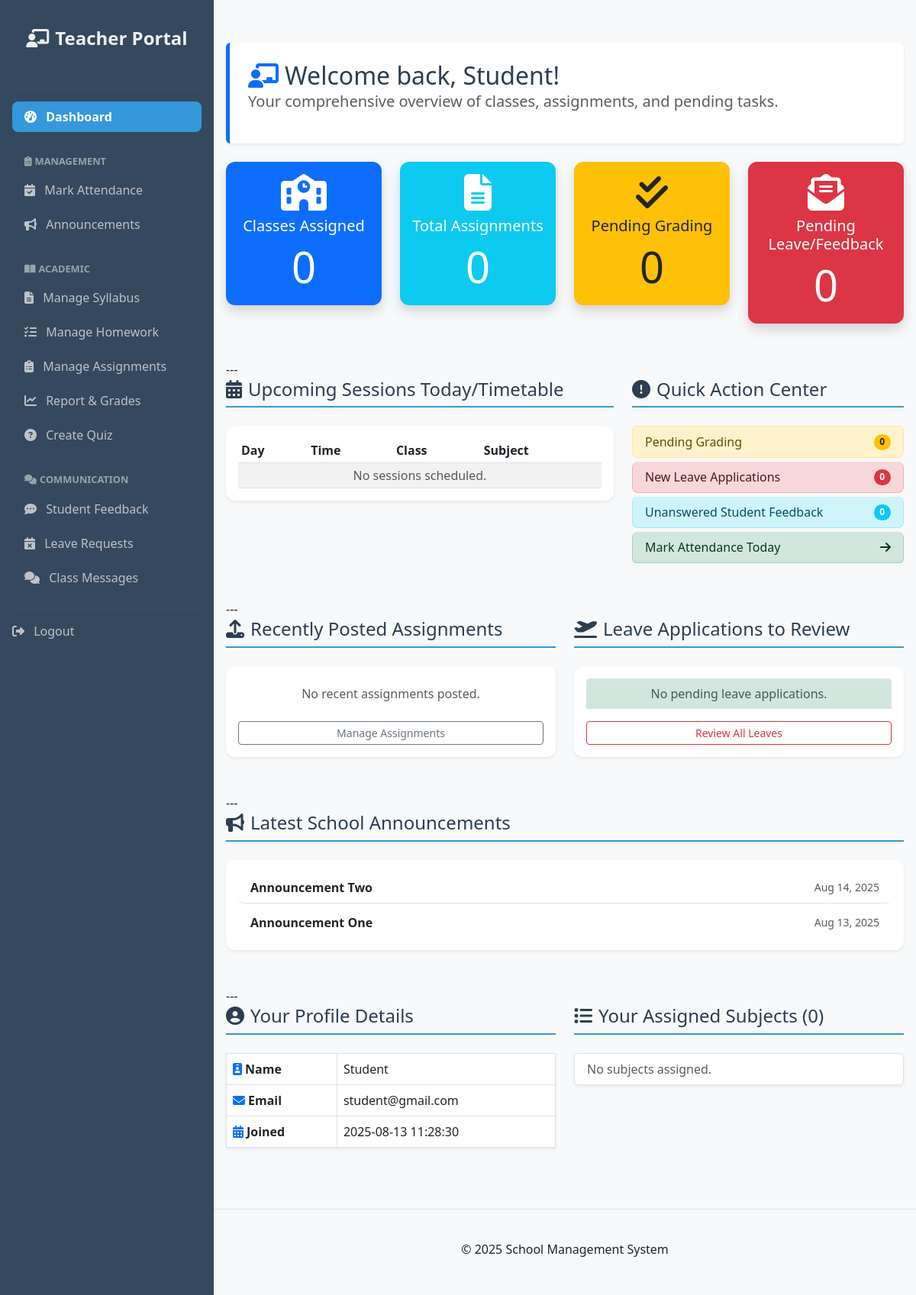
Page /teacher/teacher_dashboard.php (signed in) on the committed database.
### tables this page shows
CREATE TABLE `users` (
  `user_id` int(11) NOT NULL,
  `usertype` enum('Teacher','Student') NOT NULL,
  `first_name` varchar(50) NOT NULL,
  `last_name` varchar(50) NOT NULL,
  `email` varchar(100) NOT NULL,
  `password_hash` varchar(255) NOT NULL,
  `gender` enum('Male','Female','Other') NOT NULL,
  `dob` date NOT NULL,
  `contact_number` varchar(20) DEFAULT NULL,
  `address` text DEFAULT NULL,
  `profile_picture` varchar(255) DEFAULT NULL,
  `class_id` int(11) DEFAULT NULL,
  `created_at` datetime DEFAULT current_timestamp(),
  `updated_at` datetime DEFAULT current_timestamp() ON UPDATE current_timestamp()
);

CREATE TABLE `announcements` (
  `announcement_id` int(11) NOT NULL,
  `title` varchar(255) NOT NULL,
  `description` text NOT NULL,
  `created_at` datetime DEFAULT current_timestamp()
);

### teacher/teacher_dashboard.php (the view, shortened to what this page needs)
<?php
include('../config.php');
$teacher_id = $_SESSION["user_id"];
$sql = "SELECT first_name, email, created_at FROM users WHERE user_id = ?";
$stmt = $conn->prepare($sql);
$stmt->bind_param("i", $teacher_id);
$stmt->execute();
$stmt->bind_result($name, $email, $created_at);
$sqlClasses = "SELECT c.class_id, c.class_name
               FROM classes c
               JOIN timetables t ON c.class_id = t.class_id
               WHERE t.teacher_id = ?
               GROUP BY c.class_id, c.class_name
               ORDER BY c.class_name";
$stmt = $conn->prepare($sqlClasses);
$stmt->bind_param("i", $teacher_id);
$stmt->execute();
$resultClasses = $stmt->get_result();
$classes = $resultClasses->fetch_all(MYSQLI_ASSOC);
$totalClasses = count($classes);
$sqlSubjects = "SELECT s.subject_id, s.subject_name
                 FROM subjects s
                 JOIN timetables t ON s.subject_id = t.subject_id
                 WHERE t.teacher_id = ?
                 GROUP BY s.subject_id, s.subject_name
                 ORDER BY s.subject_name";
$stmt = $conn->prepare($sqlSubjects);
$stmt->bind_param("i", $teacher_id);
$stmt->execute();
$resultSubjects = $stmt->get_result();
$subjects = $resultSubjects->fetch_all(MYSQLI_ASSOC);
$totalSubjects = count($subjects);
$sqlTimetable = "SELECT day_of_week, start_time, end_time, c.class_name, s.subject_name
                 FROM timetables t
                 JOIN classes c ON t.class_id = c.class_id
                 JOIN subjects s ON t.subject_id = s.subject_id
                 WHERE t.teacher_id = ?
                 ORDER BY FIELD(day_of_week, 'Mon','Tue','Wed','Thu','Fri','Sat'), start_time";
$stmt = $conn->prepare($sqlTimetable);
$stmt->bind_param("i", $teacher_id);
$stmt->execute();
$resultTimetable = $stmt->get_result();
$timetable = $resultTimetable->fetch_all(MYSQLI_ASSOC);
$sqlTotalAssignments = "SELECT COUNT(*) AS total_assignments FROM assignments WHERE teacher_id = ?";
$stmt = $conn->prepare($sqlTotalAssignments);
$stmt->bind_param("i", $teacher_id);
$stmt->execute();
$result = $stmt->get_result()->fetch_assoc();
$totalAssignments = $result['total_assignments'];
$sqlPendingSubmissions = "SELECT COUNT(asu.submission_id) AS total_pending
                          FROM assignment_submissions asu
                          JOIN assignments a ON asu.assignment_id = a.assignment_id
                          WHERE a.teacher_id = ? AND asu.grade IS NULL";
$stmt = $conn->prepare($sqlPendingSubmissions);
$stmt->bind_param("i", $teacher_id);
$stmt->execute();
$result = $stmt->get_result()->fetch_assoc();
$totalPendingSubmissions = $result['total_pending'];
$sqlLatestAssignments = "SELECT a.title, a.due_date, c.class_name, s.subject_name
                         FROM assignments a
                         JOIN classes c ON a.class_id = c.class_id
                         JOIN subjects s ON a.subject_id = s.subject_id
                         WHERE a.teacher_id = ?
                         ORDER BY a.created_at DESC
                         LIMIT 5";
$stmt = $conn->prepare($sqlLatestAssignments);
$stmt->bind_param("i", $teacher_id);
$stmt->execute();
$resultLatestAssignments = $stmt->get_result();
$latestAssignments = $resultLatestAssignments->fetch_all(MYSQLI_ASSOC);
$pendingLeave = [];
$sqlUnansweredFeedback = "SELECT COUNT(*) AS total_feedback FROM feedback WHERE reply IS NULL";
$result = $conn->query($sqlUnansweredFeedback)->fetch_assoc();
$totalUnansweredFeedback = $result['total_feedback'];
$sqlLatestAnnouncements = "SELECT title, created_at FROM announcements ORDER BY created_at DESC LIMIT 3";
$resultLatestAnnouncements = $conn->query($sqlLatestAnnouncements);
$latestAnnouncements = $resultLatestAnnouncements->fetch_all(MYSQLI_ASSOC);
?>
<!DOCTYPE html>
<html lang="en">
<head>
    <link href="https://cdn.jsdelivr.net/npm/bootstrap@5.3.0/dist/css/bootstrap.min.css" rel="stylesheet" />
    <link href="https://cdnjs.cloudflare.com/ajax/libs/font-awesome/6.6.0/css/all.min.css" rel="stylesheet" />
</head>
<body>
<nav class="sidebar d-flex flex-column flex-shrink-0">
    <div class="sidebar-brand d-flex align-items-center justify-content-center mb-0">
        <i class="fas fa-chalkboard-teacher me-2"></i>
        <span>Teacher Portal</span>
    </div>
    <div class="p-3">
        <hr class="sidebar-divider">
        <ul class="nav nav-pills flex-column mb-3">
            <li class="nav-item">
                <a class="nav-link active" href="teacher_dashboard.php" aria-current="page">
                    <i class="fas fa-tachometer-alt me-2"></i> Dashboard
                </a>
            </li>
        </ul>
        <div class="section-header">
            <i class="fas fa-clipboard-list me-1"></i>MANAGEMENT
        </div>
        <ul class="nav nav-pills flex-column mb-3">
            <li class="nav-item">
                <a class="nav-link" href="mark_attendance.php">
                    <i class="fas fa-calendar-check me-2"></i> Mark Attendance
                </a>
            </li>
            <li class="nav-item">
                <a class="nav-link" href="announcements.php">
                    <i class="fas fa-bullhorn me-2"></i> Announcements
                </a>
            </li>
        </ul>
        <div class="section-header">
            <i class="fas fa-book-open me-1"></i>ACADEMIC
        </div>
        <ul class="nav nav-pills flex-column mb-3">
            <li class="nav-item">
                <a class="nav-link" href="add_syllabus.php">
                    <i class="fas fa-file-alt me-2"></i> Manage Syllabus
                </a>
            </li>
            <li class="nav-item">
                <a class="nav-link" href="add_homework.php">
                    <i class="fas fa-tasks me-2"></i> Manage Homework
                </a>
            </li>
            <li class="nav-item">
                <a class="nav-link" href="add_assignment.php">
                    <i class="fas fa-clipboard-list me-2"></i> Manage Assignments
                </a>
            </li>
            <li class="nav-item">
                <a class="nav-link" href="add_grades.php">
                    <i class="fas fa-chart-line me-2"></i> Report & Grades
                </a>
            </li>
            <li class="nav-item">
                <a class="nav-link" href="add_quiz.php">
                    <i class="fas fa-question-circle me-2"></i> Create Quiz
                </a>
            </li>
        </ul>
        <div class="section-header">
            <i class="fas fa-comments me-1"></i>COMMUNICATION
        </div>
        <ul class="nav nav-pills flex-column mb-3">
            <li class="nav-item">
                <a class="nav-link" href="teacher_feedback.php">
                    <i class="fas fa-comment-dots me-2"></i> Student Feedback
                </a>
            </li>
            <li class="nav-item">
                <a class="nav-link" href="teacher_leave.php">
                    <i class="fas fa-calendar-times me-2"></i> Leave Requests
                </a>
            </li>
            <li class="nav-item">
                <a class="nav-link" href="class_messages.php">
                    <i class="fas fa-comments me-2"></i> Class Messages
                </a>
            </li>
        </ul>
        <hr class="sidebar-divider">
        <div class="mt-auto">
            <a class="nav-link" href="../logout.php"> <i class="fas fa-sign-out-alt me-2"></i> Logout
            </a>
        </div>
    </div>
</nav>
<div class="container my-4">
    <div class="p-4 mb-4 bg-white rounded shadow-sm border-start border-5 border-primary">
        <h2 class="mb-0 border-0 p-0"><i class="fas fa-chalkboard-teacher me-2 text-primary"></i>Welcome back, <?= htmlspecialchars($name) ?>!</h2>
        <p class="text-muted lead">Your comprehensive overview of classes, assignments, and pending tasks.</p>
    </div>
    <div class="row g-4 mb-5">
        <div class="col-lg-3 col-md-6">
            <div class="card stat-card text-center bg-primary text-white shadow">
                <div class="card-body">
                    <i class="fas fa-school fa-3x mb-2"></i>
                    <h5 class="card-title">Classes Assigned</h5>
                    <p class="display-4 m-0"><?= $totalClasses ?></p>
                </div>
            </div>
        </div>
        <div class="col-lg-3 col-md-6">
            <div class="card stat-card text-center bg-info text-white shadow">
                <div class="card-body">
                    <i class="fas fa-file-alt fa-3x mb-2"></i>
                    <h5 class="card-title">Total Assignments</h5>
                    <p class="display-4 m-0"><?= $totalAssignments ?></p>
                </div>
            </div>
        </div>
        <div class="col-lg-3 col-md-6">
            <div class="card stat-card text-center bg-warning text-dark shadow">
                <div class="card-body">
                    <i class="fas fa-check-double fa-3x mb-2"></i>
                    <h5 class="card-title">Pending Grading</h5>
                    <p class="display-4 m-0"><?= $totalPendingSubmissions ?></p>
                </div>
            </div>
        </div>
        <div class="col-lg-3 col-md-6">
            <div class="card stat-card text-center bg-danger text-white shadow">
                <div class="card-body">
                    <i class="fas fa-envelope-open-text fa-3x mb-2"></i>
                    <h5 class="card-title">Pending Leave/Feedback</h5>
                    <p class="display-4 m-0"><?= count($pendingLeave) + $totalUnansweredFeedback ?></p>
                </div>
            </div>
        </div>
    </div>
    ---
    <div class="row g-4 mb-5">
        <div class="col-lg-7">
            <h4><i class="fas fa-calendar-alt me-2"></i>Upcoming Sessions Today/Timetable</h4>
            <div class="card shadow-sm p-3">
                <table class="table table-sm table-striped mb-0">
                    <thead>
                        <tr>
                            <th>Day</th>
                            <th>Time</th>
                            <th>Class</th>
                            <th>Subject</th>
                        </tr>
                    </thead>
                    <tbody>
                        <?php if (empty($timetable)): ?>
                            <tr><td colspan="4" class="text-muted text-center">No sessions scheduled.</td></tr>
                        <?php endif; ?>
                    </tbody>
                </table>
            </div>
        </div>
        <div class="col-lg-5">
            <h4><i class="fas fa-exclamation-circle me-2"></i>Quick Action Center</h4>
            <div class="list-group">
                <a href="add_assignment.php" class="list-group-item list-group-item-action d-flex justify-content-between align-items-center list-group-item-warning">
                    Pending Grading
                    <span class="badge bg-warning text-dark rounded-pill"><?= $totalPendingSubmissions ?></span>
                </a>
                <a href="teacher_leave.php" class="list-group-item list-group-item-action d-flex justify-content-between align-items-center list-group-item-danger">
                    New Leave Applications
                    <span class="badge bg-danger rounded-pill"><?= count($pendingLeave) ?></span>
                </a>
                <a href="teacher_feedback.php" class="list-group-item list-group-item-action d-flex justify-content-between align-items-center list-group-item-info">
                    Unanswered Student Feedback
                    <span class="badge bg-info rounded-pill"><?= $totalUnansweredFeedback ?></span>
                </a>
                <a href="mark_attendance.php" class="list-group-item list-group-item-action d-flex justify-content-between align-items-center list-group-item-success">
                    Mark Attendance Today
                    <i class="fas fa-arrow-right"></i>
                </a>
            </div>
        </div>
    </div>
    ---
    <div class="row g-4 mb-5">
        <div class="col-md-6">
            <h4><i class="fas fa-upload me-2"></i>Recently Posted Assignments</h4>
            <div class="card shadow-sm p-3">
                <ul class="list-group list-group-flush">
                    <?php if (empty($latestAssignments)): ?>
                        <li class="list-group-item text-muted text-center">No recent assignments posted.</li>
                    <?php endif; ?>
                </ul>
                <a href="add_assignment.php" class="btn btn-outline-secondary btn-sm mt-3">Manage Assignments</a>
            </div>
        </div>
        <div class="col-md-6">
            <h4><i class="fas fa-plane-departure me-2"></i>Leave Applications to Review</h4>
            <div class="card shadow-sm p-3">
                <ul class="list-group list-group-flush">
                    <?php if (empty($pendingLeave)): ?>
                        <li class="list-group-item text-muted text-center list-group-item-success">No pending leave applications.</li>
                    <?php endif; ?>
                </ul>
                <a href="teacher_leave.php" class="btn btn-outline-danger btn-sm mt-3">Review All Leaves</a>
            </div>
        </div>
    </div>
    ---
    <div class="row g-4 mb-5">
        <div class="col-12">
            <h4><i class="fas fa-bullhorn me-2"></i>Latest School Announcements</h4>
            <div class="card shadow-sm p-3">
                <ul class="list-group list-group-flush">
                    <?php foreach ($latestAnnouncements as $announcement): ?>
                        <li class="list-group-item d-flex justify-content-between align-items-center">
                            <strong><?= htmlspecialchars($announcement['title']) ?></strong>
                            <small class="text-muted"><?= htmlspecialchars(date('M d, Y', strtotime($announcement['created_at']))) ?></small>
                        </li>
                    <?php endforeach; ?>
                </ul>
            </div>
        </div>
    </div>
    ---
    <div class="row">
        <div class="col-lg-6">
            <h4><i class="fas fa-user-circle me-2"></i>Your Profile Details</h4>
            <table class="table table-bordered bg-white shadow-sm">
                <tbody>
                    <tr><th><i class="fas fa-id-badge me-1 text-primary"></i>Name</th><td><?= htmlspecialchars($name) ?></td></tr>
                    <tr><th><i class="fas fa-envelope me-1 text-primary"></i>Email</th><td><?= htmlspecialchars($email) ?></td></tr>
                    <tr><th><i class="fas fa-calendar-alt me-1 text-primary"></i>Joined</th><td><?= htmlspecialchars($created_at) ?></td></tr>
                </tbody>
            </table>
        </div>
        <div class="col-lg-6">
            <h4><i class="fas fa-list me-2"></i>Your Assigned Subjects (<?= $totalSubjects ?>)</h4>
            <ul class="list-group bg-white shadow-sm">
                <?php if (empty($subjects)): ?>
                    <li class="list-group-item text-muted">No subjects assigned.</li>
                <?php endif; ?>
            </ul>
        </div>
    </div>
</div>
<footer class="bg-light text-center border-top">
    <p class="mt-2">© 2025 School Management System</p>
</footer>
</body>
</html>

### rows in the picture
users: first_name "Student", email "student@gmail.com", created_at "2025-08-13 11:28:30"
announcements: title "Announcement Two", created_at "Aug 14, 2025"
announcements: title "Announcement One", created_at "Aug 13, 2025"

### other values in the picture
$totalClasses "0"
$totalAssignments "0"
$totalPendingSubmissions "0"
count($pendingLeave) + $totalUnansweredFeedback "0"
count($pendingLeave) "0"
$totalUnansweredFeedback "0"
$totalSubjects "0"
